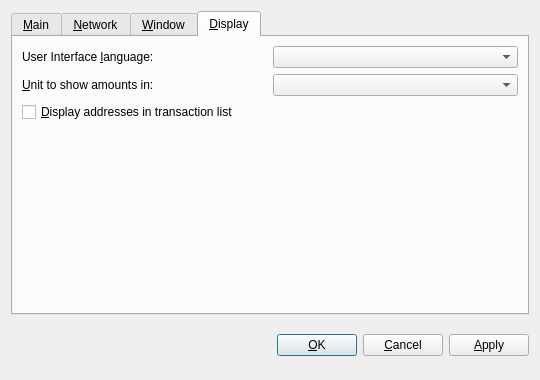
<?xml version="1.0" encoding="UTF-8"?>
<ui version="4.0">
 <class>OptionsDialog</class>
 <widget class="QDialog" name="OptionsDialog">
  <property name="geometry">
   <rect>
    <x>0</x>
    <y>0</y>
    <width>540</width>
    <height>380</height>
   </rect>
  </property>
  <property name="windowTitle">
   <string>Options</string>
  </property>
  <property name="modal">
   <bool>true</bool>
  </property>
  <layout class="QVBoxLayout" name="verticalLayout">
   <item>
    <widget class="QTabWidget" name="tabWidget">
     <property name="tabPosition">
      <enum>QTabWidget::North</enum>
     </property>
     <property name="currentIndex">
      <number>3</number>
     </property>
     <widget class="QWidget" name="tabMain">
      <attribute name="title">
       <string>&amp;Main</string>
      </attribute>
      <layout class="QVBoxLayout" name="verticalLayout_Main">
       <item>
        <widget class="QLabel" name="transactionFeeInfoLabel">
         <property name="text">
          <string>Optional transaction fee per kB that helps make sure your transactions are processed quickly. Most transactions are 1 kB. Fee 0.0001 recommended.</string>
         </property>
         <property name="textFormat">
          <enum>Qt::PlainText</enum>
         </property>
         <property name="wordWrap">
          <bool>true</bool>
         </property>
        </widget>
       </item>
       <item>
        <layout class="QHBoxLayout" name="horizontalLayout_Main">
         <item>
          <widget class="QLabel" name="transactionFeeLabel">
           <property name="text">
            <string>Pay transaction &amp;fee</string>
           </property>
           <property name="textFormat">
            <enum>Qt::PlainText</enum>
           </property>
           <property name="buddy">
            <cstring>transactionFee</cstring>
           </property>
          </widget>
         </item>
         <item>
          <widget class="BitcoinAmountField" name="transactionFee"/>
         </item>
         <item>
          <spacer name="horizontalSpacer_Main">
           <property name="orientation">
            <enum>Qt::Horizontal</enum>
           </property>
           <property name="sizeHint" stdset="0">
            <size>
             <width>40</width>
             <height>20</height>
            </size>
           </property>
          </spacer>
         </item>
        </layout>
       </item>
       <item>
        <widget class="QCheckBox" name="bitcoinAtStartup">
         <property name="toolTip">
          <string>Automatically start HeroCoin after logging in to the system.</string>
         </property>
         <property name="text">
          <string>&amp;Start HeroCoin on system login</string>
         </property>
        </widget>
       </item>
       <item>
        <widget class="QCheckBox" name="detachDatabases">
         <property name="toolTip">
          <string>Detach block and address databases at shutdown. This means they can be moved to another data directory, but it slows down shutdown. The wallet is always detached.</string>
         </property>
         <property name="text">
          <string>&amp;Detach databases at shutdown</string>
         </property>
        </widget>
       </item>
       <item>
        <spacer name="verticalSpacer_Main">
         <property name="orientation">
          <enum>Qt::Vertical</enum>
         </property>
         <property name="sizeHint" stdset="0">
          <size>
           <width>20</width>
           <height>40</height>
          </size>
         </property>
        </spacer>
       </item>
      </layout>
     </widget>
     <widget class="QWidget" name="tabNetwork">
      <attribute name="title">
       <string>&amp;Network</string>
      </attribute>
      <layout class="QVBoxLayout" name="verticalLayout_Network">
       <item>
        <widget class="QCheckBox" name="mapPortUpnp">
         <property name="toolTip">
          <string>Automatically open the HeroCoin client port on the router. This only works when your router supports UPnP and it is enabled.</string>
         </property>
         <property name="text">
          <string>Map port using &amp;UPnP</string>
         </property>
        </widget>
       </item>
       <item>
        <widget class="QCheckBox" name="connectSocks">
         <property name="toolTip">
          <string>Connect to the HeroCoin network through a SOCKS proxy (e.g. when connecting through Tor).</string>
         </property>
         <property name="text">
          <string>&amp;Connect through SOCKS proxy:</string>
         </property>
        </widget>
       </item>
       <item>
        <layout class="QHBoxLayout" name="horizontalLayout_Network">
         <item>
          <widget class="QLabel" name="proxyIpLabel">
           <property name="text">
            <string>Proxy &amp;IP:</string>
           </property>
           <property name="textFormat">
            <enum>Qt::PlainText</enum>
           </property>
           <property name="buddy">
            <cstring>proxyIp</cstring>
           </property>
          </widget>
         </item>
         <item>
          <widget class="QValidatedLineEdit" name="proxyIp">
           <property name="maximumSize">
            <size>
             <width>140</width>
             <height>16777215</height>
            </size>
           </property>
           <property name="toolTip">
            <string>IP address of the proxy (e.g. 127.0.0.1)</string>
           </property>
          </widget>
         </item>
         <item>
          <widget class="QLabel" name="proxyPortLabel">
           <property name="text">
            <string>&amp;Port:</string>
           </property>
           <property name="textFormat">
            <enum>Qt::PlainText</enum>
           </property>
           <property name="buddy">
            <cstring>proxyPort</cstring>
           </property>
          </widget>
         </item>
         <item>
          <widget class="QLineEdit" name="proxyPort">
           <property name="maximumSize">
            <size>
             <width>55</width>
             <height>16777215</height>
            </size>
           </property>
           <property name="toolTip">
            <string>Port of the proxy (e.g. 9050)</string>
           </property>
          </widget>
         </item>
         <item>
          <widget class="QLabel" name="socksVersionLabel">
           <property name="text">
            <string>SOCKS &amp;Version:</string>
           </property>
           <property name="textFormat">
            <enum>Qt::PlainText</enum>
           </property>
           <property name="buddy">
            <cstring>socksVersion</cstring>
           </property>
          </widget>
         </item>
         <item>
          <widget class="QValueComboBox" name="socksVersion">
           <property name="toolTip">
            <string>SOCKS version of the proxy (e.g. 5)</string>
           </property>
          </widget>
         </item>
         <item>
          <spacer name="horizontalSpacer_Network">
           <property name="orientation">
            <enum>Qt::Horizontal</enum>
           </property>
           <property name="sizeHint" stdset="0">
            <size>
             <width>40</width>
             <height>20</height>
            </size>
           </property>
          </spacer>
         </item>
        </layout>
       </item>
       <item>
        <spacer name="verticalSpacer_Network">
         <property name="orientation">
          <enum>Qt::Vertical</enum>
         </property>
         <property name="sizeHint" stdset="0">
          <size>
           <width>20</width>
           <height>40</height>
          </size>
         </property>
        </spacer>
       </item>
      </layout>
     </widget>
     <widget class="QWidget" name="tabWindow">
      <attribute name="title">
       <string>&amp;Window</string>
      </attribute>
      <layout class="QVBoxLayout" name="verticalLayout_Window">
       <item>
        <widget class="QCheckBox" name="minimizeToTray">
         <property name="toolTip">
          <string>Show only a tray icon after minimizing the window.</string>
         </property>
         <property name="text">
          <string>&amp;Minimize to the tray instead of the taskbar</string>
         </property>
        </widget>
       </item>
       <item>
        <widget class="QCheckBox" name="minimizeOnClose">
         <property name="toolTip">
          <string>Minimize instead of exit the application when the window is closed. When this option is enabled, the application will be closed only after selecting Quit in the menu.</string>
         </property>
         <property name="text">
          <string>M&amp;inimize on close</string>
         </property>
        </widget>
       </item>
       <item>
        <spacer name="verticalSpacer_Window">
         <property name="orientation">
          <enum>Qt::Vertical</enum>
         </property>
         <property name="sizeHint" stdset="0">
          <size>
           <width>20</width>
           <height>40</height>
          </size>
         </property>
        </spacer>
       </item>
      </layout>
     </widget>
     <widget class="QWidget" name="tabDisplay">
      <attribute name="title">
       <string>&amp;Display</string>
      </attribute>
      <layout class="QVBoxLayout" name="verticalLayout_Display">
       <item>
        <layout class="QHBoxLayout" name="horizontalLayout_1_Display">
         <item>
          <widget class="QLabel" name="langLabel">
           <property name="text">
            <string>User Interface &amp;language:</string>
           </property>
           <property name="textFormat">
            <enum>Qt::PlainText</enum>
           </property>
           <property name="buddy">
            <cstring>lang</cstring>
           </property>
          </widget>
         </item>
         <item>
          <widget class="QValueComboBox" name="lang">
           <property name="toolTip">
            <string>The user interface language can be set here. This setting will take effect after restarting HeroCoin.</string>
           </property>
          </widget>
         </item>
        </layout>
       </item>
       <item>
        <layout class="QHBoxLayout" name="horizontalLayout_2_Display">
         <item>
          <widget class="QLabel" name="unitLabel">
           <property name="text">
            <string>&amp;Unit to show amounts in:</string>
           </property>
           <property name="textFormat">
            <enum>Qt::PlainText</enum>
           </property>
           <property name="buddy">
            <cstring>unit</cstring>
           </property>
          </widget>
         </item>
         <item>
          <widget class="QValueComboBox" name="unit">
           <property name="toolTip">
            <string>Choose the default subdivision unit to show in the interface and when sending coins.</string>
           </property>
          </widget>
         </item>
        </layout>
       </item>
       <item>
        <widget class="QCheckBox" name="displayAddresses">
         <property name="toolTip">
          <string>Whether to show HeroCoin addresses in the transaction list or not.</string>
         </property>
         <property name="text">
          <string>&amp;Display addresses in transaction list</string>
         </property>
        </widget>
       </item>
       <item>
        <spacer name="verticalSpacer_Display">
         <property name="orientation">
          <enum>Qt::Vertical</enum>
         </property>
         <property name="sizeHint" stdset="0">
          <size>
           <width>20</width>
           <height>40</height>
          </size>
         </property>
        </spacer>
       </item>
      </layout>
     </widget>
    </widget>
   </item>
   <item>
    <layout class="QHBoxLayout" name="horizontalLayout_Buttons">
     <item>
      <spacer name="horizontalSpacer_1">
       <property name="orientation">
        <enum>Qt::Horizontal</enum>
       </property>
       <property name="sizeHint" stdset="0">
        <size>
         <width>40</width>
         <height>48</height>
        </size>
       </property>
      </spacer>
     </item>
     <item>
      <widget class="QLabel" name="statusLabel">
       <property name="font">
        <font>
         <weight>75</weight>
         <bold>true</bold>
        </font>
       </property>
       <property name="text">
        <string/>
       </property>
       <property name="textFormat">
        <enum>Qt::PlainText</enum>
       </property>
       <property name="wordWrap">
        <bool>true</bool>
       </property>
      </widget>
     </item>
     <item>
      <spacer name="horizontalSpacer_2">
       <property name="orientation">
        <enum>Qt::Horizontal</enum>
       </property>
       <property name="sizeHint" stdset="0">
        <size>
         <width>40</width>
         <height>48</height>
        </size>
       </property>
      </spacer>
     </item>
     <item>
      <widget class="QPushButton" name="okButton">
       <property name="text">
        <string>&amp;OK</string>
       </property>
      </widget>
     </item>
     <item>
      <widget class="QPushButton" name="cancelButton">
       <property name="text">
        <string>&amp;Cancel</string>
       </property>
       <property name="autoDefault">
        <bool>false</bool>
       </property>
      </widget>
     </item>
     <item>
      <widget class="QPushButton" name="applyButton">
       <property name="text">
        <string>&amp;Apply</string>
       </property>
       <property name="autoDefault">
        <bool>false</bool>
       </property>
      </widget>
     </item>
    </layout>
   </item>
  </layout>
 </widget>
 <customwidgets>
  <customwidget>
   <class>BitcoinAmountField</class>
   <extends>QSpinBox</extends>
   <header>bitcoinamountfield.h</header>
  </customwidget>
  <customwidget>
   <class>QValueComboBox</class>
   <extends>QComboBox</extends>
   <header>qvaluecombobox.h</header>
  </customwidget>
  <customwidget>
   <class>QValidatedLineEdit</class>
   <extends>QLineEdit</extends>
   <header>qvalidatedlineedit.h</header>
  </customwidget>
 </customwidgets>
 <resources/>
 <connections/>
</ui>
